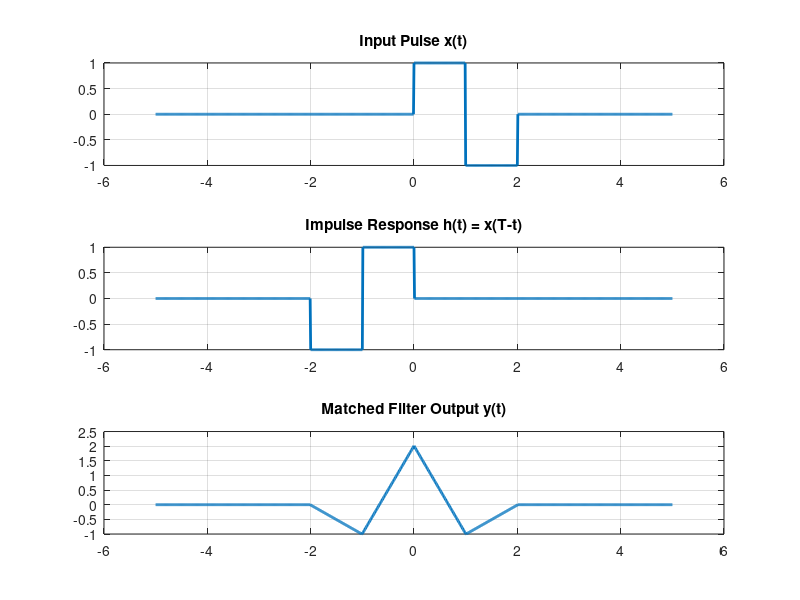

Source code (MATLAB):
%% 1. Parameters
dx = 0.01;                  % Sample spacing
t = -5:dx:5;                % Time vector

%% 2. Create the Input Pulse x(t)
% Let's create a pulse that is +1 from [0,1] and -1 from [1,2]
x = (t >= 0 & t < 1) - (t >= 1 & t <= 2); 

%% 3. Design the Matched Filter h(t)
% Rule: h(t) = x(T - t). For a pulse ending at T=2, h(t) is x(2-t)
% Intuitively: h(t) is just the input pulse flipped horizontally.
h = fliplr(x); 

%% 4. Filter Output y(t)
% Convolution mirrors the physical "sliding" of the signal through the filter
y = conv(x, h, 'same') * dx; 

%% 5. Visualization
subplot(3,1,1); plot(t, x, 'LineWidth', 2); title('Input Pulse x(t)'); grid on;
subplot(3,1,2); plot(t, h, 'LineWidth', 2); title('Impulse Response h(t) = x(T-t)'); grid on;
subplot(3,1,3); plot(t, y, 'LineWidth', 2); title('Matched Filter Output y(t)'); grid on;
